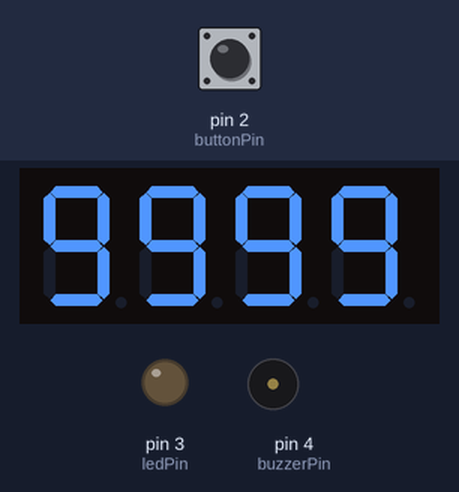
Bench run of a sketch on a simulated Arduino Mega 2560, built with avr-gcc and run on an emulated ATmega2560. Parts: 4-digit seven-segment display, output pins drawn as LEDs (lit = HIGH), buzzer (waves = sounding). Wiring (inferred from the names in the program): 4-digit 7-segment display, segments lit when HIGH: segments pin 22, pin 23, pin 24, pin 25, pin 26, pin 27, pin 28, pin 29; digit selects pin 30, pin 31, pin 32, pin 33. The inputs (shaded band) are chosen by the test bench; at power-on: pin 2 (buttonPin) HIGH. Random numbers use the default seed unless the sketch sets one; EEPROM starts erased; the segment pins are drawn as the display they are named for; pins used as bus, display or sensor lines are not drawn.

Above: at 1.2 s.
1.3 s: pin 2 (buttonPin) pulled LOW for 0.15 s
At 3.7 s:
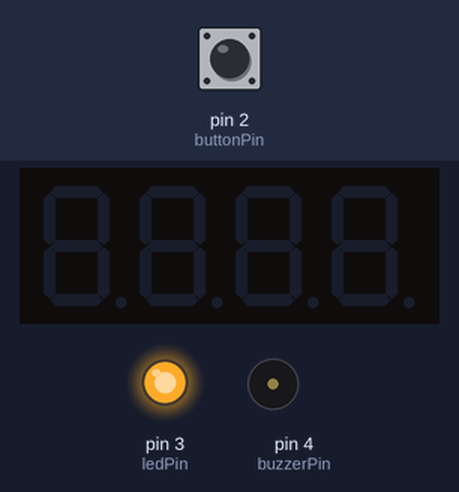
4.4 s: pin 2 (buttonPin) pulled LOW for 1 s
At 5.8 s:
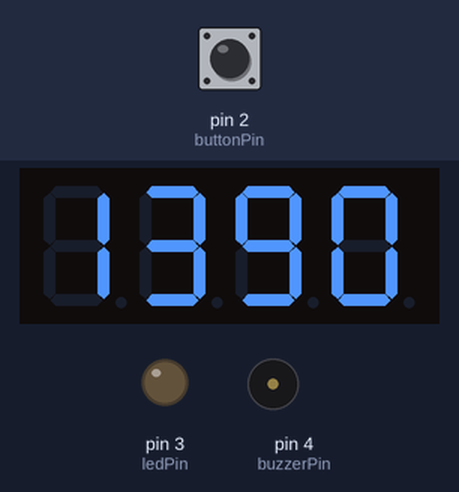
6.9 s: pin 2 (buttonPin) pulsed LOW 5 times (0.12 s each, 0.3 s apart)
At 7.95 s:
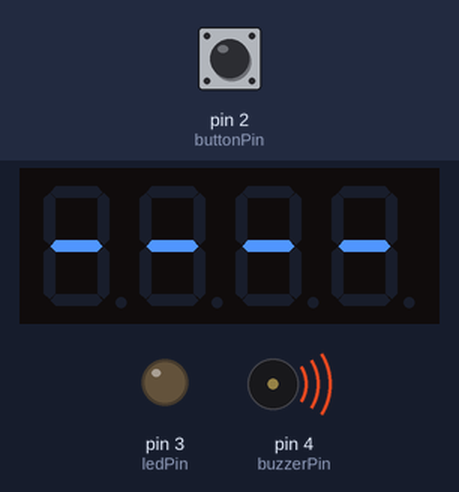
9.9 s: pin 2 (buttonPin) pulled LOW for 3.2 s
At 11.0 s:
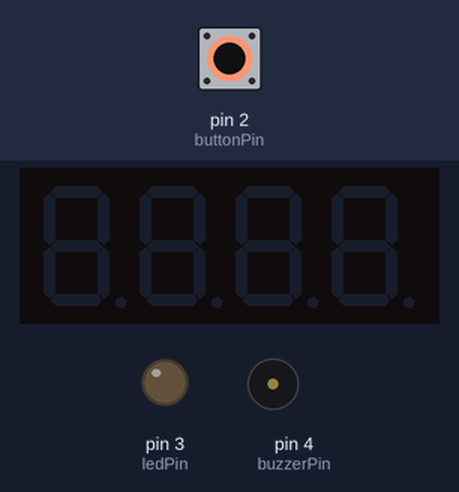
15.1 s: pin 2 (buttonPin) pulled LOW for 0.15 s
At 16.6 s:
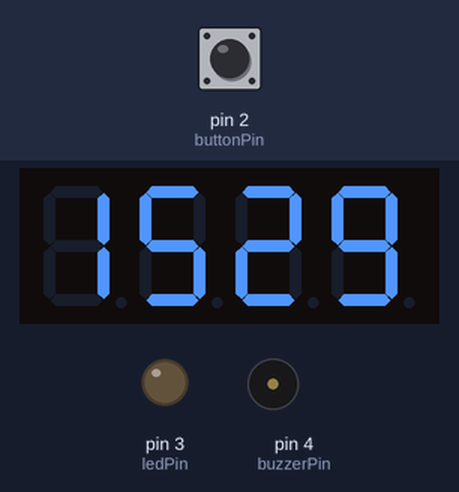
Timing chart, 0 to 17.7 s (numbered marks = the images above; inputs shaded):
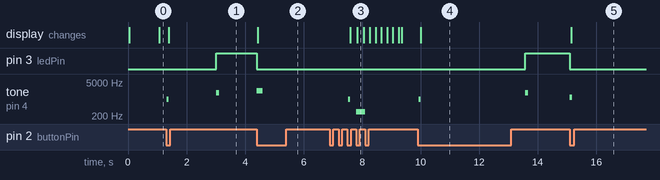

The sketch:

reaction_time_tester4.ino
```cpp
/*
  Reaction Time Tester - club recruitment demo
  Arduino Mega 2560
  4-digit 7-segment display (raw 12-pin, no driver chip), pushbutton, LED, buzzer.

  SETUP:
  1. Wire per the pin map below.
  2. If the display looks inverted/garbled, flip COMMON_ANODE between 0 and 1.
  3. Upload and test.

  GAME FLOW:
  IDLE       -> alternates "----" / best score. Press button to arm.
  ARMED      -> random 1.5-4s wait, screen blank (no cues). Early press = false start.
  GO         -> LED + beep fire, timer starts, waiting for button press.
  RESULT     -> shows reaction time in ms for 3s, updates best score in EEPROM if beaten.
  (loops back to IDLE)
*/

#include <EEPROM.h>

#define COMMON_ANODE 0   // 0 = common cathode, 1 = common anode. Flip if display looks wrong.

// ---- Pin map ----
const int segPins[8]   = {22, 23, 24, 25, 26, 27, 28, 29}; // a,b,c,d,e,f,g,dp
const int digitPins[4] = {30, 31, 32, 33};                 // leftmost -> rightmost digit
const int buttonPin = 2;
const int ledPin    = 3;
const int buzzerPin = 4;

// ---- Segment patterns: bits = a b c d e f g dp (1 = segment ON, before polarity flip) ----
const byte digitPatterns[12] = {
  B11111100, // 0
  B01100000, // 1
  B11011010, // 2
  B11110010, // 3
  B01100110, // 4
  B10110110, // 5
  B10111110, // 6
  B11100000, // 7
  B11111110, // 8
  B11110110, // 9
  B00000000, // 10 = blank
  B00000010  // 11 = dash
};

const int EEPROM_ADDR = 0; // stores best (lowest) reaction time as an int

int bestScore = 9999;
int currentDigits[4] = {10, 10, 10, 10}; // what refreshDisplay() is currently showing

enum State { IDLE, ARMED, GO, RESULT, FALSESTART };
State state = IDLE;

unsigned long stateStartTime = 0;
unsigned long armDelay = 0;
unsigned long reactionStart = 0;
int lastResult = 0;

bool waitForRelease  = false;
bool releasedSinceGo = false;
const int MIN_HUMAN_MS = 100;

void setup() {
  for (int i = 0; i < 8; i++) pinMode(segPins[i], OUTPUT);
  for (int i = 0; i < 4; i++) pinMode(digitPins[i], OUTPUT);
  pinMode(buttonPin, INPUT_PULLUP);
  pinMode(ledPin, OUTPUT);
  pinMode(buzzerPin, OUTPUT);

  EEPROM.get(EEPROM_ADDR, bestScore);
  if (bestScore <= 0 || bestScore > 9999) bestScore = 9999; // handle blank/garbage EEPROM

  randomSeed(analogRead(A0)); // unconnected analog pin, floats for entropy

  // Hold the button down while powering on / resetting the Mega to wipe the high score.
  if (digitalRead(buttonPin) == LOW) {
    delay(50); // debounce
    if (digitalRead(buttonPin) == LOW) {
      bestScore = 9999;
      EEPROM.put(EEPROM_ADDR, bestScore);
      for (int i = 0; i < 3; i++) { // flash LED 3x to confirm the reset happened
        digitalWrite(ledPin, HIGH);
        delay(150);
        digitalWrite(ledPin, LOW);
        delay(150);
      }
    }
  }

  state = IDLE;
  stateStartTime = millis();
}

void loop() {
  switch (state) {

    case IDLE: {
      if ((millis() / 1000) % 2 == 0) showNumber(-1); else showNumber(bestScore);
      refreshDisplay();

      if (buttonPressed()) {
        beep(1000, 60);
        armDelay = random(1500, 4000);
        stateStartTime = millis();
        waitForRelease = true;
        allOff();
        state = ARMED;
      }
      break;
    }

    case ARMED: {
      allOff(); // screen blank on purpose, no cues before GO

      bool raw = digitalRead(buttonPin);
      if (raw == HIGH) {
        waitForRelease = false;
      } else if (!waitForRelease) {
        state = FALSESTART;
        stateStartTime = millis();
        break;
      }

      if (millis() - stateStartTime >= armDelay) {
        digitalWrite(ledPin, HIGH);
        beep(1800, 100);
        releasedSinceGo = (raw == HIGH);
        reactionStart = micros();
        state = GO;
      }
      break;
    }

    case GO: {
      // no display refresh here on purpose - keeps the loop tight for lowest input latency

      bool raw = digitalRead(buttonPin);
      if (raw == HIGH) {
        releasedSinceGo = true;
      } else if (releasedSinceGo) {
        unsigned long elapsedMs = (micros() - reactionStart) / 1000;
        digitalWrite(ledPin, LOW);

        if (elapsedMs < MIN_HUMAN_MS) {
          state = FALSESTART;
          stateStartTime = millis();
          break;
        }

        lastResult = (elapsedMs > 9999) ? 9999 : (int)elapsedMs;

        if (lastResult < bestScore) {
          bestScore = lastResult;
          EEPROM.put(EEPROM_ADDR, bestScore);
          beep(2200, 200); // new record chime
        } else {
          beep(1200, 80);
        }
        state = RESULT;
        stateStartTime = millis();
        break;
      }

      if (micros() - reactionStart > 3000000UL) { // 3s safety timeout, avoids a stuck kiosk
        digitalWrite(ledPin, LOW);
        lastResult = 9999;
        state = RESULT;
        stateStartTime = millis();
      }
      break;
    }

    case RESULT: {
      showNumber(lastResult);
      refreshDisplay();
      if (millis() - stateStartTime > 3000) {
        state = IDLE;
        stateStartTime = millis();
      }
      break;
    }

    case FALSESTART: {
      static bool toneFired = false;
      if (!toneFired) { beep(300, 300); toneFired = true; }
      bool on = ((millis() - stateStartTime) / 200) % 2 == 0;
      showNumber(on ? -1 : -2);
      refreshDisplay();
      if (millis() - stateStartTime > 1500) {
        toneFired = false;
        state = IDLE;
        stateStartTime = millis();
      }
      break;
    }
  }
}

// ---------- Button (debounced, single-fire on press) ----------
bool buttonPressed() {
  static bool lastReading = HIGH;
  static bool debouncedState = HIGH;
  static unsigned long lastChange = 0;
  const unsigned long debounceMs = 25;

  bool reading = digitalRead(buttonPin);
  if (reading != lastReading) lastChange = millis();

  if (millis() - lastChange > debounceMs) {
    if (reading != debouncedState) {
      debouncedState = reading;
      lastReading = reading;
      if (debouncedState == LOW) return true; // clean press detected
    }
  }
  lastReading = reading;
  return false;
}

// ---------- Display helpers ----------

// value >= 0: right-aligned number, blanked leading zeros
// value == -1: "----"
// value == -2: blank
void showNumber(int value) {
  if (value == -2) {
    for (int i = 0; i < 4; i++) currentDigits[i] = 10;
    return;
  }
  if (value == -1) {
    for (int i = 0; i < 4; i++) currentDigits[i] = 11;
    return;
  }
  if (value > 9999) value = 9999;
  if (value < 0) value = 0;

  int digs[4];
  digs[0] = (value / 1000) % 10;
  digs[1] = (value / 100) % 10;
  digs[2] = (value / 10) % 10;
  digs[3] = value % 10;

  bool leadingZero = true;
  for (int i = 0; i < 4; i++) {
    if (i == 3) { currentDigits[i] = digs[i]; break; } // always show the units digit
    if (digs[i] == 0 && leadingZero) {
      currentDigits[i] = 10; // blank
    } else {
      leadingZero = false;
      currentDigits[i] = digs[i];
    }
  }
}

void setSegments(byte pattern) {
  for (int i = 0; i < 8; i++) {
    bool on = (pattern >> (7 - i)) & 0x01;
    if (COMMON_ANODE) on = !on;
    digitalWrite(segPins[i], on ? HIGH : LOW);
  }
}

void allOff() {
  for (int i = 0; i < 4; i++) digitalWrite(digitPins[i], COMMON_ANODE ? LOW : HIGH); // disable all digits
  for (int i = 0; i < 8; i++) digitalWrite(segPins[i], COMMON_ANODE ? HIGH : LOW);   // segments off
}

void refreshDisplay() {
  // multiplex: light one digit at a time fast enough that it looks solid to the eye
  for (int d = 0; d < 4; d++) {
    for (int i = 0; i < 4; i++) digitalWrite(digitPins[i], COMMON_ANODE ? LOW : HIGH); // all off
    setSegments(digitPatterns[currentDigits[d]]);
    digitalWrite(digitPins[d], COMMON_ANODE ? HIGH : LOW); // enable this digit
    delayMicroseconds(1500); // ~1.5ms/digit -> ~166Hz refresh, flicker-free
  }
}

void beep(int freq, int ms) {
  tone(buzzerPin, freq, ms); // non-blocking, doesn't hold up loop()
}
```

Measured:
- after the input at 1.3 s, pin 3 (ledPin): LOW → HIGH after 1.7 s; tone on pin 4 (buzzerPin): silent → 1000 Hz at once, → silent 0.06 s later, → 1800 Hz 1.6 s later, → silent 0.10 s later
- after the input at 4.4 s, tone on pin 4 (buzzerPin): silent → 2200 Hz at once, → silent 0.20 s later
- after the input at 6.9 s, tone on pin 4 (buzzerPin): silent → 1000 Hz after 0.63 s, → silent 0.06 s later, → 300 Hz 0.21 s later, → silent 0.30 s later
- after the input at 9.9 s, pin 3 (ledPin): LOW → HIGH after 3.7 s; tone on pin 4 (buzzerPin): silent → 1000 Hz at once, → silent 0.06 s later, → 1800 Hz 3.6 s later, → silent 0.10 s later
- after the input at 15.1 s, tone on pin 4 (buzzerPin): silent → 1200 Hz at once, → silent 0.08 s later
